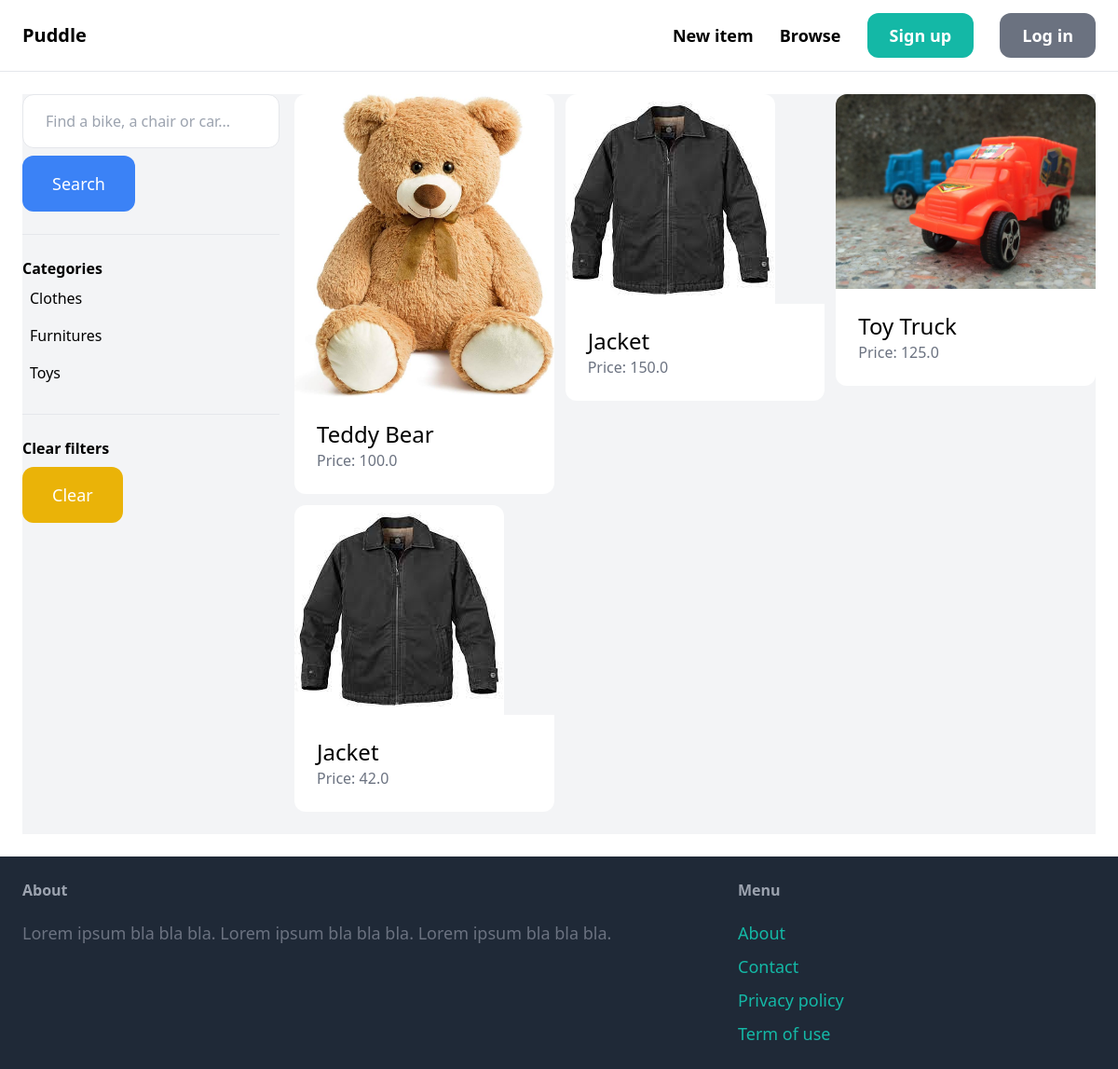
The app's page /items/ with its own data.
### item/models.py (models this page shows, shortened)
class Category(models.Model):
    name = models.CharField(max_length=255)
    class Meta:
        ordering = ('name',)
        verbose_name_plural = 'Categories'

class Item(models.Model):
    category = models.ForeignKey(Category, related_name='items', on_delete=models.CASCADE)
    name = models.CharField(max_length=255)
    description = models.TextField(blank=True, null=True)
    price = models.FloatField()
    image = models.ImageField(upload_to='item_images', blank=True, null=True)
    is_sold = models.BooleanField(default=False)
    created_by = models.ForeignKey(User, related_name='items', on_delete=models.CASCADE)
    created_at = models.DateTimeField(auto_now_add=True)

### item/views.py (the view)
# urls.py: path('', views.items, name='items'),
def items(request):
    query = request.GET.get('query', '')
    category_id = request.GET.get('category', 0)
    categories = Category.objects.all()
    items = Item.objects.filter(is_sold=False)
    if category_id:
        items = items.filter(category_id=category_id)
    if query:
        items = items.filter(Q(name__icontains=query) | Q(description__icontains=query))
    return render(request, 'item/items.html', {
        'items': items,
        'query': query,
        'categories': categories,
        'category_id': int(category_id)
    })

### item/templates/item/items.html (shortened to what this page needs)
{% extends 'core/base.html' %}
{% block content %}
    <div class="pb-6 grid grid-cols-4 gap-4 bg-gray-100">
        <div class="col-span-1">
            <form method="get" action="{% url 'item:items' %}">
                <input name="query" class="w-full py-4 px-6 border rounded-xl" type="text" value="{{ query }}" placeholder="Find a bike, a chair or car...">
                <button class="mt-2 py-4 px-8 text-lg bg-blue-500 text-white rounded-xl">Search</button>
            </form>
            <hr class="my-6">
            <p class="font-semibold">Categories</p>
            <ul>
                {% for category in categories %}
                    <li class="py-2 px-2 rounded-xl{% if category.id == category_id %} bg-blue-200{% endif %}">
                        <a href="{% url 'item:items' %}?query={{ query }}&category={{ category.id }}">{{ category.name }}</a>
                    </li>
                {% endfor %}
            </ul>
            <hr class="my-6">
            <p class="font-semibold">Clear filters</p>
            <ul>
                <li><a href="{% url 'item:items' %}" class="mt-2 py-4 px-8 inline-block bg-yellow-500 text-lg rounded-xl text-white">Clear</a>
            </ul>
        </div>
        <div class="col-span-3">
            <div class="grid grid-cols-3 gap-3">
                {% for item in items %}
                    <div>
                        <a href="{% url 'item:detail' item.id %}">
                            <div>
                                <img src="{{ item.image.url }}" class="rounded-t-xl">
                            </div>
                            <div class="p-6 bg-white rounded-b-xl">
                                <h2 class="text-2xl">{{ item.name }}</h2>
                                <p class="text-gray-500">Price: {{ item.price }}</p>
                            </div>
                        </a>
                    </div>
                {% endfor %}
            </div>
        </div>
    </div>
{% endblock %}

### records on screen
Category: name "Clothes"
Category: name "Furnitures"
Category: name "Toys"
Item: image (picture), name "Teddy Bear", price "100.0"
Item: image (picture), name "Jacket", price "150.0"
Item: image (picture), name "Toy Truck", price "125.0"
Item: image (picture), name "Jacket", price "42.0"
